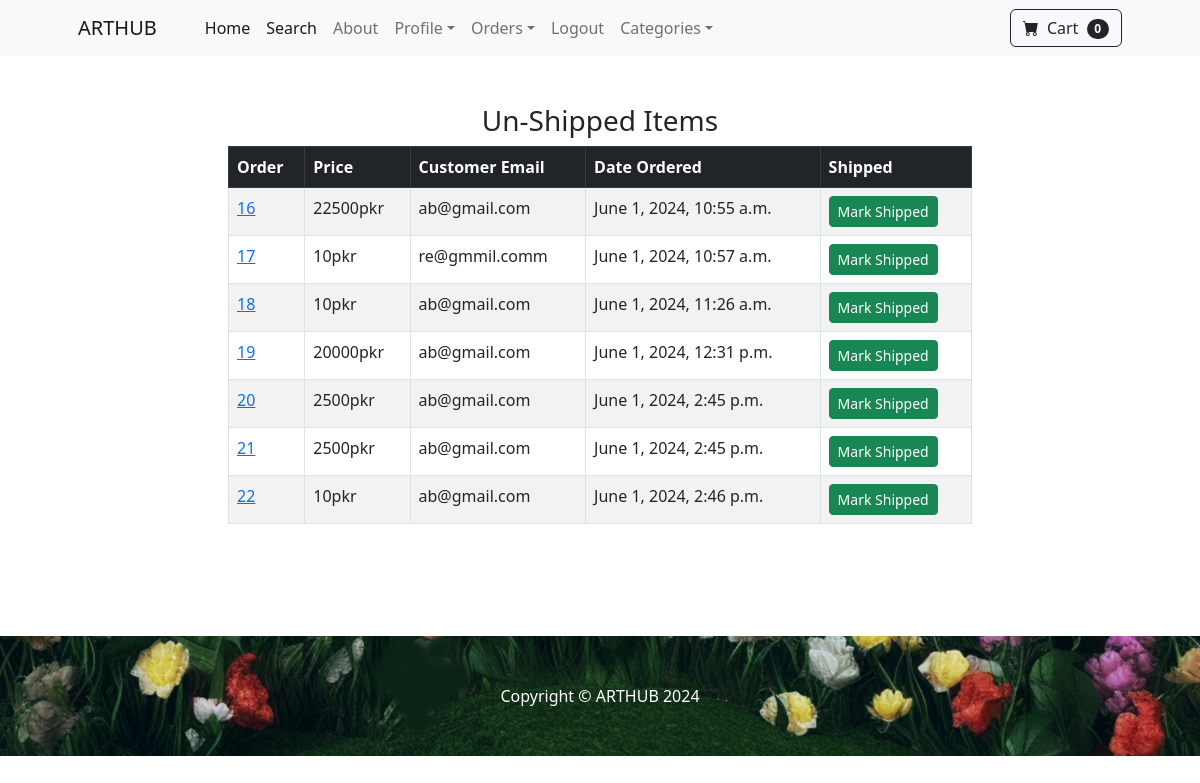
The page /payment/not_shipped_dash (signed in) on the database its author committed.
### payment/models.py (models this page shows, shortened)
class Order(models.Model):
	user = models.ForeignKey(User, on_delete=models.CASCADE, null=True, blank=True)
	full_name = models.CharField(max_length=250)
	email = models.EmailField(max_length=250)
	shipping_address = models.TextField(max_length=15000)
	amount_paid = models.DecimalField(max_digits=10, decimal_places=0)
	date_ordered = models.DateTimeField(auto_now_add=True)
	shipped = models.BooleanField(default=False)
	date_shipped = models.DateTimeField(blank=True, null=True)

### payment/views.py (the view, shortened to what this page needs)
# urls.py: path('not_shipped_dash', views.not_shipped_dash, name="not_shipped_dash"),
def not_shipped_dash(request):
	if request.user.is_authenticated and request.user.is_superuser:
		orders = Order.objects.filter(shipped=False)
		return render(request, "payment/not_shipped_dash.html", {"orders":orders})
	else:
		messages.success(request, "Access Denied")
		return redirect('home')

### cart/cart.py (called while the page is built)
	def __len__(self):
		return len(self.cart)

### cart/context_processors.py (called while the page is built)
def cart(request):
	return {'cart': Cart(request)}

### payment/templates/payment/not_shipped_dash.html (shortened to what this page needs)
{% extends 'base.html' %}
{% block content %}
        <div class="container">
        	<div class="row">
        		<center>
        			<div class="col-8">
        				<br/><br/>
<h3>Un-Shipped Items</h3>
<table class="table table-striped table-hover table-bordered">
  <thead class="table-dark">
    <tr>
      <th scope="col">Order</th>
      <th scope="col">Price</th>
      <th scope="col">Customer Email</th>
      <th scope="col">Date Ordered</th>
      <th scope="col">Shipped</th>
    </tr>
  </thead>
  <tbody>
  	{% for item in orders %}
    <tr>
      <td><a href="{% url 'orders' item.id %}">{{ item.id }}</a></td>
      <td>{{ item.amount_paid }}pkr</td>
      <td>{{ item.email }}</td>
      <td>{{ item.date_ordered }}</td>
      <td>
        <form method="POST">
          <button type="Submit" class="btn btn-success btn-sm">Mark Shipped</button>
        </form>
      </td>
    </tr>
    {% endfor %}
  </tbody>
</table>
<br/><br/>
<br/><br/>
        			</div>
        		</center>
        	</div>
        </div>
{% endblock %}

### rows shown on the page
Order: id "16", amount_paid "22500", email "ab@gmail.com", date_ordered "June 1, 2024, 10:55 a.m."
Order: id "17", amount_paid "10", email "re@gmmil.comm", date_ordered "June 1, 2024, 10:57 a.m."
Order: id "18", amount_paid "10", email "ab@gmail.com", date_ordered "June 1, 2024, 11:26 a.m."
Order: id "19", amount_paid "20000", email "ab@gmail.com", date_ordered "June 1, 2024, 12:31 p.m."
Order: id "20", amount_paid "2500", email "ab@gmail.com", date_ordered "June 1, 2024, 2:45 p.m."
Order: id "21", amount_paid "2500", email "ab@gmail.com", date_ordered "June 1, 2024, 2:45 p.m."
Order: id "22", amount_paid "10", email "ab@gmail.com", date_ordered "June 1, 2024, 2:46 p.m."

### other values the page prints
{{ cart|length }} "0"
